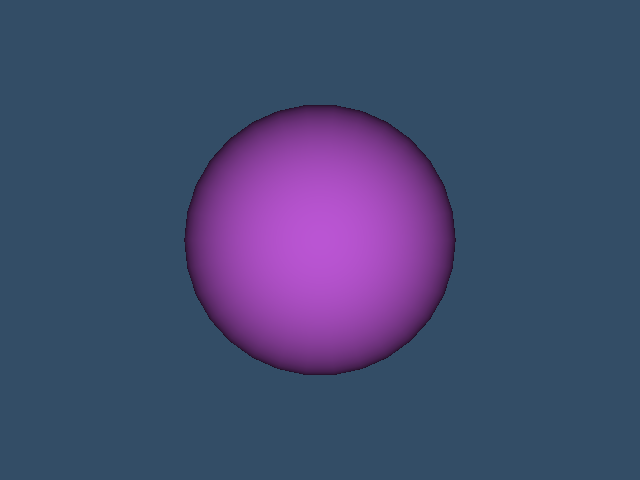

The Python source for this figure:
#!/usr/bin/env python

# Render a sphere, capture the render window to a TIFF image file
# using vtkTIFFWriter, then display the rendered scene.

import os
import tempfile

# Factory overrides: importing these modules registers the OpenGL rendering
# and interaction style implementations for vtkRenderingCore factory classes.
import vtkmodules.vtkInteractionStyle  # noqa: F401
import vtkmodules.vtkRenderingOpenGL2  # noqa: F401
# VTK pipeline classes used in this example
from vtkmodules.vtkFiltersSources import vtkSphereSource
from vtkmodules.vtkIOImage import vtkTIFFWriter
from vtkmodules.vtkRenderingCore import (
    vtkActor,
    vtkPolyDataMapper,
    vtkProperty,
    vtkRenderWindow,
    vtkRenderWindowInteractor,
    vtkRenderer,
    vtkWindowToImageFilter,
)

# Colors (normalized RGB)
medium_orchid_rgb = (0.729, 0.333, 0.827)
tomato_rgb = (1.0, 0.388, 0.278)
background_rgb = (0.200, 0.302, 0.400)

# Output path: write to a temporary file
tiff_path = os.path.join(tempfile.gettempdir(), "WriteImageTIFF.tiff")

# Source: generate a sphere
source = vtkSphereSource()
source.SetCenter(0, 0, 0)
source.SetRadius(5.0)
source.SetPhiResolution(30)
source.SetThetaResolution(30)

# Mapper: map polygon data to graphics primitives
mapper = vtkPolyDataMapper()
mapper.SetInputConnection(source.GetOutputPort())

# Actor: assign the mapped geometry
back_property = vtkProperty()
back_property.SetColor(tomato_rgb)

actor = vtkActor()
actor.SetMapper(mapper)
actor.GetProperty().SetColor(medium_orchid_rgb)
actor.SetBackfaceProperty(back_property)

# Renderer: assemble the scene and configure the camera
renderer = vtkRenderer()
renderer.AddActor(actor)
renderer.SetBackground(background_rgb)

# Window: display the rendered scene
render_window = vtkRenderWindow()
render_window.AddRenderer(renderer)
render_window.SetWindowName("write image tiff")
render_window.SetMultiSamples(0)
render_window.SetSize(640, 480)
render_window.Render()

# Writer: capture the render window to a TIFF file
window_to_image = vtkWindowToImageFilter()
window_to_image.SetInput(render_window)
window_to_image.SetInputBufferTypeToRGB()
window_to_image.ReadFrontBufferOff()
window_to_image.Update()

writer = vtkTIFFWriter()
writer.SetFileName(tiff_path)
writer.SetInputConnection(window_to_image.GetOutputPort())
writer.Write()
print(f"Wrote: {tiff_path}")

# Interactor: handle mouse and keyboard events
render_window_interactor = vtkRenderWindowInteractor()
render_window_interactor.SetRenderWindow(render_window)

# Launch the interactive visualization
render_window_interactor.Initialize()
render_window_interactor.Start()
